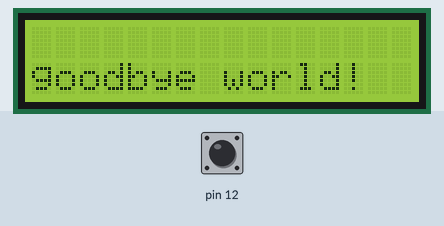
Bench run of a sketch on a simulated Arduino Uno, built with avr-gcc and run on an emulated ATmega328P. Shown: 16×2 character LCD. The test bench sets the inputs (shaded band); at power-on: pin 12 HIGH.

Above: at 1.2 s.
1.3 s: pin 12 pulled LOW for 0.15 s
At 1.38 s:
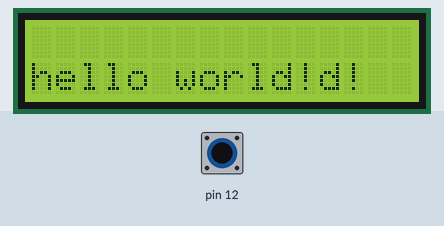
2.9 s: pin 12 pulled LOW for 3.2 s
Timing chart, 0 to 5.9 s (numbered marks = the images above; inputs shaded):
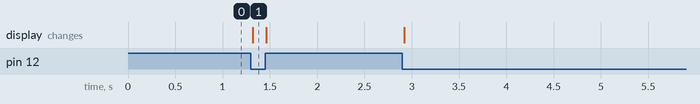

The sketch:

final_project_one_wire_prototype.ino
```cpp
#include "Wire.h"
#include "Adafruit_LiquidCrystal.h"

Adafruit_LiquidCrystal lcd(0);

void setup() {
  pinMode(12, INPUT_PULLUP);
  lcd.begin(16, 2);
}

void loop() {
  lcd.setCursor(0, 1);
  digitalWrite(12, HIGH);
  int wireStatus=digitalRead(12);
  if (wireStatus==LOW) {
        lcd.print("hello world!");
  }
    else if (wireStatus==HIGH) {
      lcd.print("goodbye world!");
    }
}
```

Measured:
- after the input at 1.3 s, the display: changes at once (image 1)
